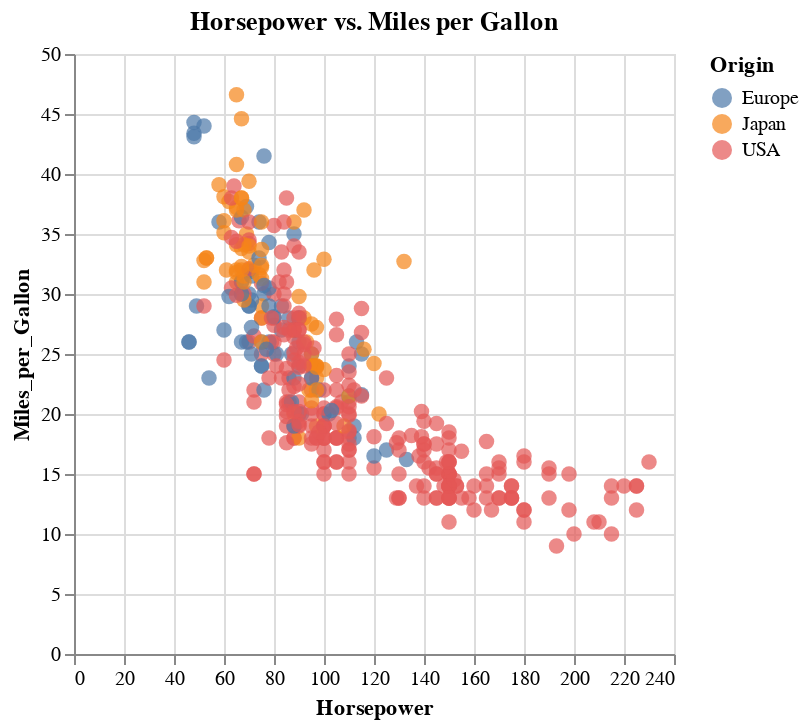

Here is the notebook cell this chart was saved with:
### Markdown cell above
The dataset contains the following columns:

Name: The name of the car.
Miles_per_Gallon: Fuel efficiency in miles per gallon.
Cylinders: Number of engine cylinders.
Displacement: Engine displacement in cubic inches.
Horsepower: Engine horsepower.
Weight_in_lbs: Weight of the car in pounds.
Acceleration: Time to accelerate from 0 to 60 mph (in seconds).
Year: Year of the car's model.
Origin: Country of origin (USA, Europe, or Japan).

### Code cell
import altair as alt
from vega_datasets import data

# Load the cars dataset
cars = data.cars()

# Create a scatter plot
scatter_plot = alt.Chart(cars).mark_circle(size=60).encode(
    x='Horsepower',
    y='Miles_per_Gallon',
    color='Origin',
    tooltip=['Name', 'Horsepower', 'Miles_per_Gallon', 'Origin']
).properties(
    title='Horsepower vs. Miles per Gallon'
)

scatter_plot

### Figure 1 — Vega-Lite specification as saved in the notebook (floating-point values rounded to 4 significant figures; data arrays with more than 128 entries replaced by an {"elided": "..."} marker saying what was removed)
{"config": {"view": {"continuousWidth": 300, "continuousHeight": 300}}, "data": {"name": "data-583e73726c1545c56c203344161a975c"}, "mark": {"type": "circle", "size": 60}, "encoding": {"color": {"field": "Origin", "type": "nominal"}, "tooltip": [{"field": "Name", "type": "nominal"}, {"field": "Horsepower", "type": "quantitative"}, {"field": "Miles_per_Gallon", "type": "quantitative"}, {"field": "Origin", "type": "nominal"}], "x": {"field": "Horsepower", "type": "quantitative"}, "y": {"field": "Miles_per_Gallon", "type": "quantitative"}}, "title": "Horsepower vs. Miles per Gallon", "$schema": "https://vega.github.io/schema/vega-lite/v5.20.1.json", "datasets": {"data-583e73726c1545c56c203344161a975c": {"elided": "406 records"}}}
